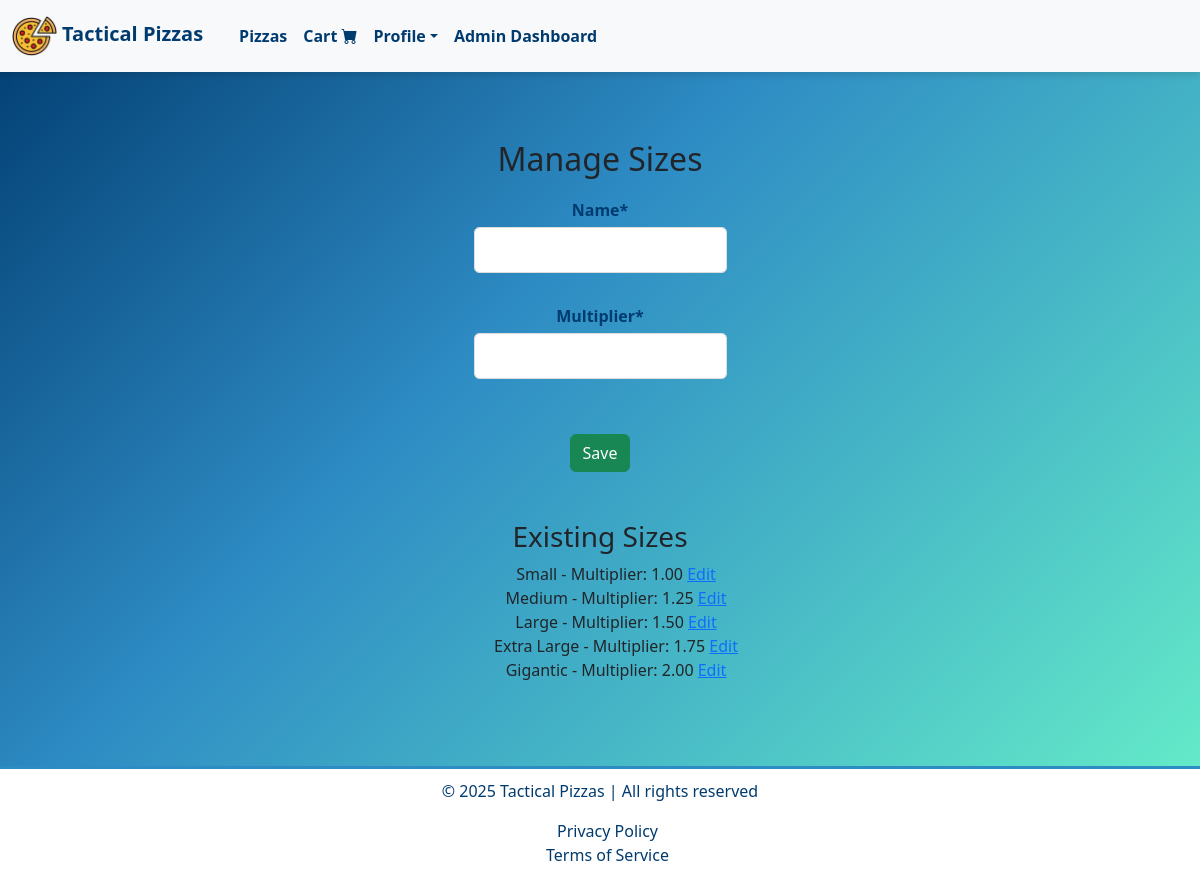
Page /products/staff/manage_sizes/ (signed in) on the committed database.
### products/models.py (models this page shows, shortened)
class Size(models.Model):
    name = models.CharField(max_length=20)
    multiplier = models.DecimalField(max_digits=4, decimal_places=2)  # Price multiplier based on size
    size_id = models.CharField(max_length=10, unique=True, blank=True, editable=False)

### products/views.py (the view)
# urls.py: path('staff/manage_sizes/', views.manage_sizes, name='manage_sizes'),
@cache_control(no_cache=True, must_revalidate=True, no_store=True)
@user_passes_test(staff_required)
def manage_sizes(request):
    if request.method == "POST":
        form = SizeForm(request.POST)
        if form.is_valid():
            form.save()
            messages.success(request, "Size saved successfully.")
            return redirect('manage_sizes')
    else:
        form = SizeForm()
    sizes = Size.objects.all()
    return render(request, 'staff/manage_sizes.html', {
        'form': form,
        'sizes': sizes,
    })

### products/views.py (called while the page is built)
def staff_required(user):
    return user.is_staff

### register/context_processors.py (called while the page is built)
def auth_forms(request):
    return {
        'login_form': AuthenticationForm(),
        'register_form': NewUserForm(),
    }

def update_profile_form(request):
    if request.user.is_authenticated:
        return {'update_profile_form': UserProfileUpdateForm(instance=request.user)}
    return {}

### products/templates/staff/manage_sizes.html (shortened to what this page needs)
{% extends "layout.html" %}
{% load static %}
{% load crispy_forms_tags %}
{% block navbar %}
    {% include "navbar.html" %}
{% endblock %}
{% block body %}
<div class="container my-5">
    <h2>Manage Sizes</h2>
    <form method="post" class="custom-form">
        {{ form|crispy }}
        <button type="submit" class="btn btn-success">Save</button>
    </form>
    <h3 class="mt-5">Existing Sizes</h3>
    <ul>
        {% for size in sizes %}
        <div>{{ size.name }} - Multiplier: {{ size.multiplier }}
            <a href="{% url 'edit_size' size.id %}">Edit</a>
        </div>
        {% endfor %}
    </ul>
</div>
{% endblock %}
{% block footer %}
    {% include "footer.html" %}
{% endblock %}

### static/css/styles.css (style rules this page uses)
body { margin: 0; padding: 0; font-family: "Poppins", Arial, sans-serif; min-height: 100vh; position: relative; background: linear-gradient(135deg, #003b6f 0%, #2e8cc4 40%, #69f3c9 100%); }
.container { padding: 20px; border-radius: 10px; max-width: 600px; margin: 20px auto; position: relative; text-align: center; }
.btn-success { background-color: #28a745; color: #fff; }
.custom-form { margin: 20px auto; display: flex; flex-direction: column; align-items: center; justify-content: center; max-width: 400px; }
.custom-form .form-control { background-color: #ffffff; color: #003b6f; border: 1px solid #ddd; padding: 10px; font-size: 1rem; border-radius: 5px; width: 100%; max-width: 500px; margin-bottom: 15px; }
.custom-form label { color: #003b6f; font-weight: bold; margin-bottom: 5px; text-align: center; }
.custom-form .form-control::placeholder { color: #729f87; }

### rows in the picture
Size: name "Small", multiplier "1.00"
Size: name "Medium", multiplier "1.25"
Size: name "Large", multiplier "1.50"
Size: name "Extra Large", multiplier "1.75"
Size: name "Gigantic", multiplier "2.00"
